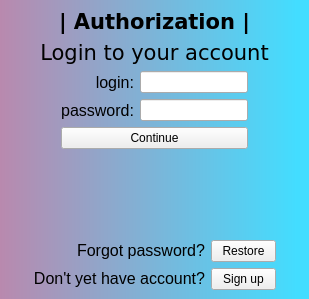
<?xml version="1.0" encoding="UTF-8"?>
<ui version="4.0">
 <class>Form</class>
 <widget class="QWidget" name="Form">
  <property name="geometry">
   <rect>
    <x>0</x>
    <y>0</y>
    <width>309</width>
    <height>299</height>
   </rect>
  </property>
  <property name="maximumSize">
   <size>
    <width>309</width>
    <height>299</height>
   </size>
  </property>
  <property name="windowTitle">
   <string>Log in required</string>
  </property>
  <property name="windowIcon">
   <iconset>
    <normaloff>../icons/authorizationLogo.png</normaloff>../icons/authorizationLogo.png</iconset>
  </property>
  <property name="layoutDirection">
   <enum>Qt::LeftToRight</enum>
  </property>
  <property name="autoFillBackground">
   <bool>false</bool>
  </property>
  <property name="styleSheet">
   <string notr="true">#Form {
	background-color: qlineargradient(spread:pad, x1:0, y1:0.011, x2:0.96, y2:0.011, stop:0 rgba(185, 137, 174, 255), stop:1 rgba(67, 221, 255, 255));
}

#loginLabel, #passwordLabel, #restoreLabel, #signUpLabel {
	font-size: 16px;
}

#submitButton {
	
}</string>
  </property>
  <widget class="QWidget" name="layoutWidget">
   <property name="geometry">
    <rect>
     <x>-1</x>
     <y>-1</y>
     <width>311</width>
     <height>301</height>
    </rect>
   </property>
   <layout class="QVBoxLayout" name="background">
    <property name="sizeConstraint">
     <enum>QLayout::SetNoConstraint</enum>
    </property>
    <property name="leftMargin">
     <number>10</number>
    </property>
    <property name="topMargin">
     <number>10</number>
    </property>
    <property name="rightMargin">
     <number>10</number>
    </property>
    <property name="bottomMargin">
     <number>10</number>
    </property>
    <item>
     <widget class="QLabel" name="label">
      <property name="sizePolicy">
       <sizepolicy hsizetype="Minimum" vsizetype="Maximum">
        <horstretch>0</horstretch>
        <verstretch>0</verstretch>
       </sizepolicy>
      </property>
      <property name="font">
       <font>
        <family>Verdana</family>
        <pointsize>16</pointsize>
        <weight>75</weight>
        <bold>true</bold>
       </font>
      </property>
      <property name="styleSheet">
       <string/>
      </property>
      <property name="text">
       <string>| Authorization |</string>
      </property>
      <property name="alignment">
       <set>Qt::AlignCenter</set>
      </property>
     </widget>
    </item>
    <item>
     <widget class="QLabel" name="label_2">
      <property name="sizePolicy">
       <sizepolicy hsizetype="Minimum" vsizetype="Maximum">
        <horstretch>0</horstretch>
        <verstretch>0</verstretch>
       </sizepolicy>
      </property>
      <property name="font">
       <font>
        <family>Verdana</family>
        <pointsize>16</pointsize>
       </font>
      </property>
      <property name="styleSheet">
       <string/>
      </property>
      <property name="text">
       <string>Login to your account</string>
      </property>
      <property name="alignment">
       <set>Qt::AlignCenter</set>
      </property>
     </widget>
    </item>
    <item>
     <layout class="QGridLayout" name="mainLayout">
      <item row="1" column="2">
       <widget class="QLineEdit" name="passwordField"/>
      </item>
      <item row="1" column="1">
       <widget class="QLabel" name="passwordLabel">
        <property name="font">
         <font>
          <pointsize>-1</pointsize>
         </font>
        </property>
        <property name="styleSheet">
         <string notr="true"/>
        </property>
        <property name="text">
         <string>password:</string>
        </property>
        <property name="alignment">
         <set>Qt::AlignRight|Qt::AlignTrailing|Qt::AlignVCenter</set>
        </property>
       </widget>
      </item>
      <item row="0" column="1">
       <widget class="QLabel" name="loginLabel">
        <property name="sizePolicy">
         <sizepolicy hsizetype="Minimum" vsizetype="Preferred">
          <horstretch>0</horstretch>
          <verstretch>0</verstretch>
         </sizepolicy>
        </property>
        <property name="font">
         <font>
          <pointsize>-1</pointsize>
         </font>
        </property>
        <property name="styleSheet">
         <string notr="true"/>
        </property>
        <property name="text">
         <string>login:</string>
        </property>
        <property name="alignment">
         <set>Qt::AlignRight|Qt::AlignTrailing|Qt::AlignVCenter</set>
        </property>
       </widget>
      </item>
      <item row="1" column="0">
       <spacer name="horizontalSpacer_3">
        <property name="orientation">
         <enum>Qt::Horizontal</enum>
        </property>
        <property name="sizeHint" stdset="0">
         <size>
          <width>40</width>
          <height>20</height>
         </size>
        </property>
       </spacer>
      </item>
      <item row="0" column="2">
       <widget class="QLineEdit" name="loginField"/>
      </item>
      <item row="1" column="3">
       <spacer name="horizontalSpacer_4">
        <property name="orientation">
         <enum>Qt::Horizontal</enum>
        </property>
        <property name="sizeHint" stdset="0">
         <size>
          <width>40</width>
          <height>20</height>
         </size>
        </property>
       </spacer>
      </item>
      <item row="2" column="1" colspan="2">
       <widget class="QPushButton" name="submitButton">
        <property name="sizePolicy">
         <sizepolicy hsizetype="Minimum" vsizetype="Fixed">
          <horstretch>0</horstretch>
          <verstretch>0</verstretch>
         </sizepolicy>
        </property>
        <property name="text">
         <string>Continue</string>
        </property>
       </widget>
      </item>
     </layout>
    </item>
    <item>
     <layout class="QGridLayout" name="gridLayout">
      <property name="sizeConstraint">
       <enum>QLayout::SetNoConstraint</enum>
      </property>
      <item row="2" column="1">
       <widget class="QLabel" name="signUpLabel">
        <property name="sizePolicy">
         <sizepolicy hsizetype="Minimum" vsizetype="Maximum">
          <horstretch>0</horstretch>
          <verstretch>0</verstretch>
         </sizepolicy>
        </property>
        <property name="styleSheet">
         <string notr="true"/>
        </property>
        <property name="text">
         <string>Don't yet have account?</string>
        </property>
        <property name="alignment">
         <set>Qt::AlignRight|Qt::AlignTrailing|Qt::AlignVCenter</set>
        </property>
       </widget>
      </item>
      <item row="2" column="2">
       <widget class="QPushButton" name="signUpButton">
        <property name="sizePolicy">
         <sizepolicy hsizetype="Minimum" vsizetype="Minimum">
          <horstretch>0</horstretch>
          <verstretch>0</verstretch>
         </sizepolicy>
        </property>
        <property name="minimumSize">
         <size>
          <width>50</width>
          <height>0</height>
         </size>
        </property>
        <property name="font">
         <font>
          <weight>50</weight>
          <bold>false</bold>
         </font>
        </property>
        <property name="contextMenuPolicy">
         <enum>Qt::DefaultContextMenu</enum>
        </property>
        <property name="autoFillBackground">
         <bool>false</bool>
        </property>
        <property name="text">
         <string>Sign up</string>
        </property>
       </widget>
      </item>
      <item row="1" column="1">
       <widget class="QLabel" name="restoreLabel">
        <property name="sizePolicy">
         <sizepolicy hsizetype="Minimum" vsizetype="Maximum">
          <horstretch>0</horstretch>
          <verstretch>0</verstretch>
         </sizepolicy>
        </property>
        <property name="styleSheet">
         <string notr="true"/>
        </property>
        <property name="text">
         <string>Forgot password?</string>
        </property>
        <property name="alignment">
         <set>Qt::AlignRight|Qt::AlignTrailing|Qt::AlignVCenter</set>
        </property>
       </widget>
      </item>
      <item row="1" column="2">
       <widget class="QPushButton" name="restoreButton">
        <property name="sizePolicy">
         <sizepolicy hsizetype="Fixed" vsizetype="Minimum">
          <horstretch>0</horstretch>
          <verstretch>0</verstretch>
         </sizepolicy>
        </property>
        <property name="minimumSize">
         <size>
          <width>50</width>
          <height>0</height>
         </size>
        </property>
        <property name="text">
         <string>Restore</string>
        </property>
       </widget>
      </item>
      <item row="2" column="0">
       <spacer name="horizontalSpacer_2">
        <property name="orientation">
         <enum>Qt::Horizontal</enum>
        </property>
        <property name="sizeType">
         <enum>QSizePolicy::Expanding</enum>
        </property>
        <property name="sizeHint" stdset="0">
         <size>
          <width>40</width>
          <height>20</height>
         </size>
        </property>
       </spacer>
      </item>
      <item row="2" column="3">
       <spacer name="horizontalSpacer">
        <property name="orientation">
         <enum>Qt::Horizontal</enum>
        </property>
        <property name="sizeType">
         <enum>QSizePolicy::Expanding</enum>
        </property>
        <property name="sizeHint" stdset="0">
         <size>
          <width>40</width>
          <height>20</height>
         </size>
        </property>
       </spacer>
      </item>
      <item row="0" column="1" colspan="2">
       <widget class="QLabel" name="errorDisplay">
        <property name="minimumSize">
         <size>
          <width>0</width>
          <height>50</height>
         </size>
        </property>
        <property name="styleSheet">
         <string notr="true"/>
        </property>
        <property name="text">
         <string/>
        </property>
       </widget>
      </item>
     </layout>
    </item>
   </layout>
  </widget>
 </widget>
 <resources/>
 <connections/>
</ui>
